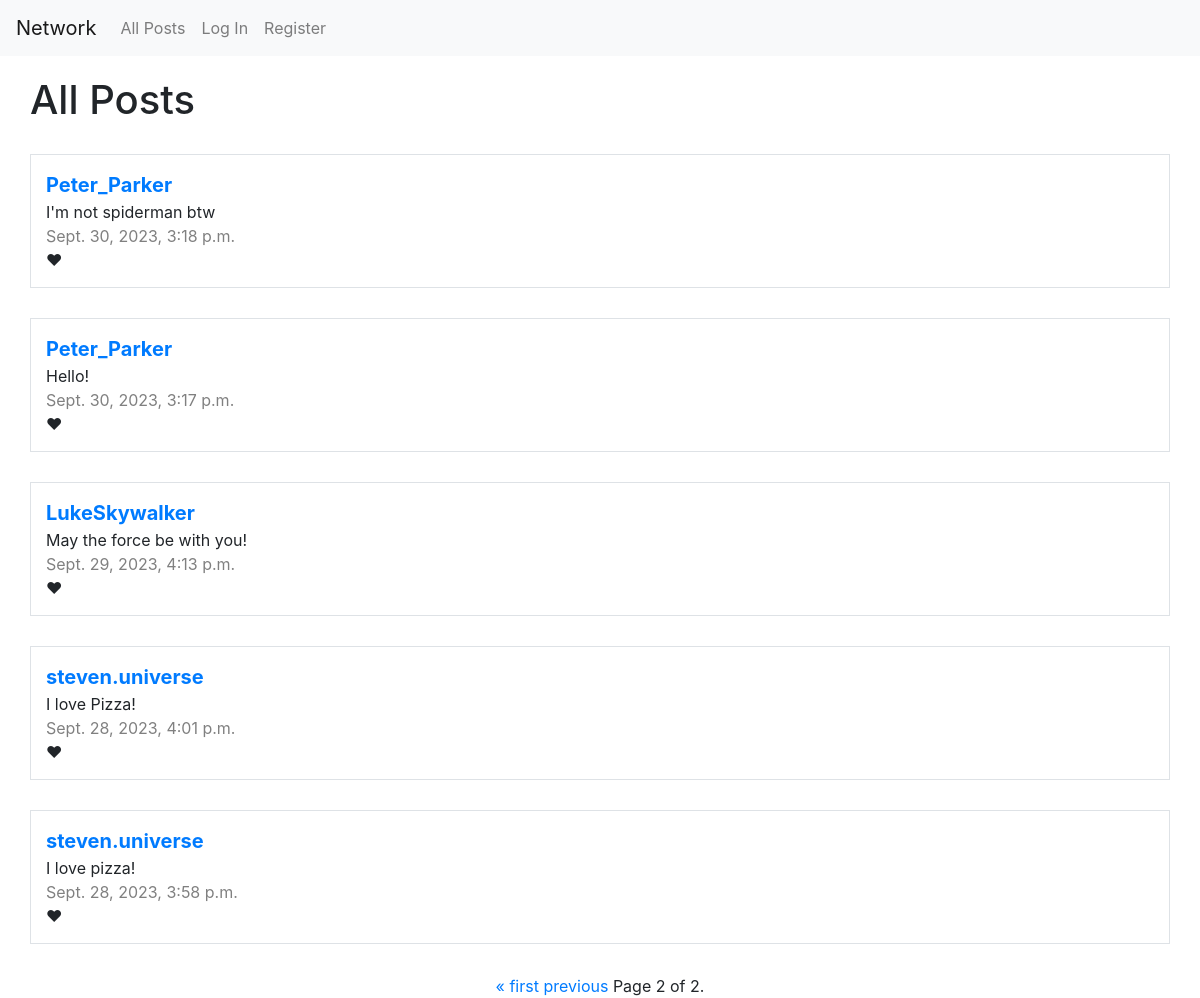
Screenshot of /?page=2 with the database file from the repository.
### network/models.py (models this page shows)
class Post(models.Model):
    id = models.BigAutoField(primary_key=True)
    author = models.ForeignKey(User, on_delete=models.CASCADE)
    content = models.TextField(max_length=512)
    datetime = models.DateTimeField(auto_now_add=True)

class User(AbstractUser):
    id = models.BigAutoField(primary_key=True)
    pass

### network/views.py (the view)
# urls.py: path("", views.index, name="index"),
def index(request):
    if request.method == 'POST':
        post = Post(
            author = request.user,
            content = request.POST['content']
        )
        post.save()
        return HttpResponseRedirect(reverse('index'))
    else:
        posts = Post.objects.all().order_by('-datetime')
        paginator = Paginator(posts, 10)
        page_number = request.GET.get('page')
        page_obj = paginator.get_page(page_number)
        return render(request, "network/index.html", {
            'posts': page_obj,
            'likes': 0, # TODO
        })

### network/templates/network/index.html (shortened to what this page needs)
{% extends "network/layout.html" %}
{% block body %}
    <div>
        <h1 class="top_left_margin">All Posts</h1>
    </div>
    {% include "network/posts.html" %}
    {% include "network/pagination.html" %}
{% endblock %}

### network/templates/network/posts.html (shortened to what this page needs)
{% for post in posts %}
<div id="{{ post.id }}" class='border post'>
    <a style="font-weight: bold; font-size: 20px;" href="{% url 'profile' post.author %}">{{ post.author }}</a>
    <div id="content{{ post.id }}" >{{ post.content }}</div>
    <div style="color: grey;">{{ post.datetime }}</div>
    <span>&#10084</span>
    <br>
</div>
{% endfor %}

### network/templates/network/layout.html (style rules this page uses)
.border { border: 1px solid black; margin: 30px; padding: 15px; }
.top_left_margin { margin: 20px 30px; }

### rows the page displays
Post: author "Peter_Parker", content "I'm not spiderman btw", datetime "Sept. 30, 2023, 3:18 p.m."
Post: author "Peter_Parker", content "Hello!", datetime "Sept. 30, 2023, 3:17 p.m."
Post: author "LukeSkywalker", content "May the force be with you!", datetime "Sept. 29, 2023, 4:13 p.m."
Post: author "steven.universe", content "I love Pizza!", datetime "Sept. 28, 2023, 4:01 p.m."
Post: author "steven.universe", content "I love pizza!", datetime "Sept. 28, 2023, 3:58 p.m."

### other values shown
{{ posts.number }} "2"
{{ posts.paginator.num_pages }} "2"
